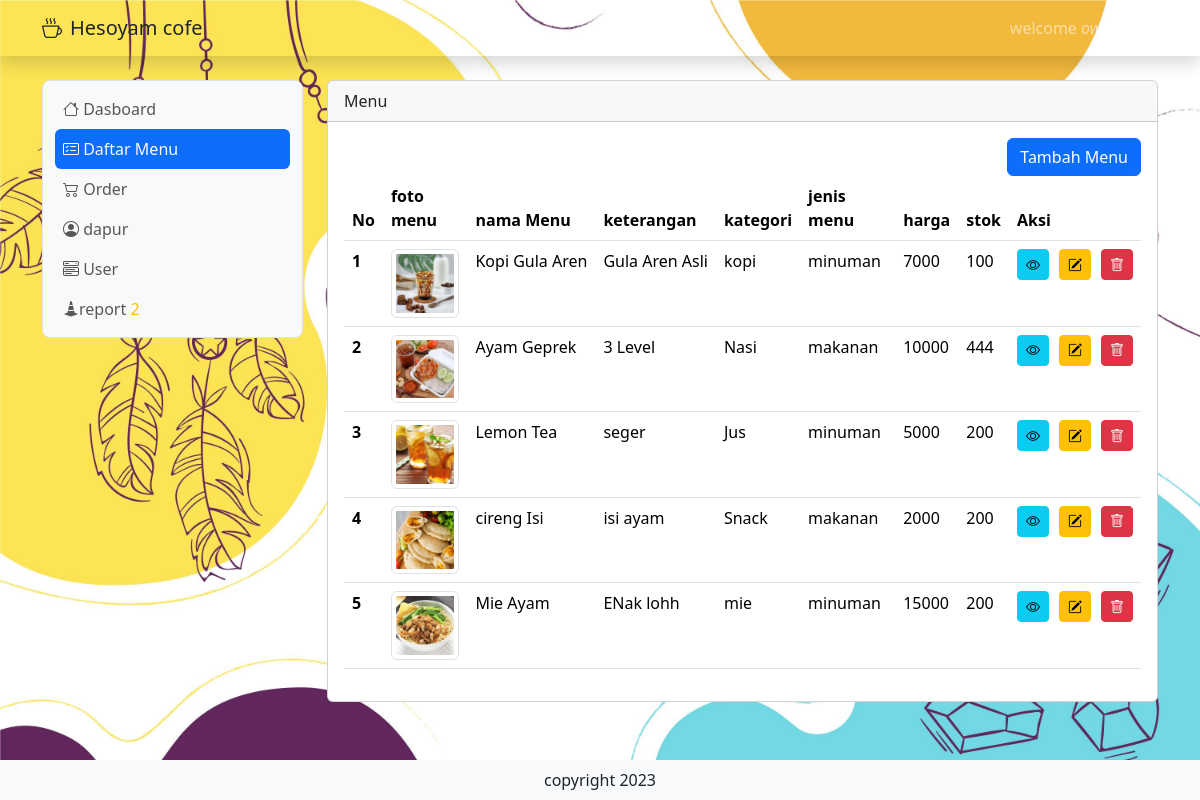
/menu (signed in), run on the app's committed database.
### tables this page shows
CREATE TABLE `tb_user` (
  `id` int(11) NOT NULL,
  `username` varchar(200) NOT NULL,
  `password` varchar(200) NOT NULL,
  `level` int(1) DEFAULT NULL,
  `nama` varchar(200) NOT NULL,
  `notelepon` varchar(15) NOT NULL,
  `alamat` varchar(200) NOT NULL
);

CREATE TABLE `tb_menu` (
  `id` int(11) NOT NULL,
  `foto` varchar(200) NOT NULL,
  `nama_menu` varchar(200) NOT NULL,
  `keterangan` varchar(200) NOT NULL,
  `kategori` int(11) NOT NULL,
  `harga` varchar(200) NOT NULL,
  `stok` varchar(200) NOT NULL
);

CREATE TABLE `tb_kategori_menu` (
  `id_kat_menu` int(11) NOT NULL,
  `jenis` int(1) NOT NULL,
  `kategori_menu` varchar(50) NOT NULL
);

### menu.php (the view, shortened to what this page needs)
<?php
include 'proses/conect.php';
$query = mysqli_query($conn, "SELECT * FROM tb_menu
        LEFT JOIN tb_kategori_menu ON tb_kategori_menu.id_kat_menu = tb_menu.kategori");
while ($record = mysqli_fetch_array($query)) {
    $result[] = $record;
}
?>
<div class="col-lg-9  mt-2">
    <div class="card">
        <div class="card-header">
            Menu
        </div>
        <div class="card-body">
            <div class="row">
                <div class="col  d-flex justify-content-end">
                    <button class="btn btn-primary " data-bs-toggle="modal" data-bs-target="#staticBackdrop">Tambah Menu</button>
                </div>
            </div>
            <?php
            if (empty($result)) {
                echo "data menu tidak ada";
            } else {
            ?>
                <?php
                $no = 1;
                ?>
                <div class="table-responsive">
                    <table class="table table-hover">
                        <thead>
                            <tr>
                                <th scope="col">No</th>
                                <th scope="col">foto menu</th>
                                <th scope="col">nama Menu</th>
                                <th scope="col">keterangan</th>
                                <th scope="col">kategori</th>
                                <th scope="col">jenis menu</th>
                                <th scope="col">harga</th>
                                <th scope="col">stok</th>
                                <th scope="col">Aksi</th>
                            </tr>
                        </thead>
                        <tbody>
                            <?php
                            foreach ($result as $row) {
                            ?>
                                <tr class="text-nowrap">
                                    <th scope="row"><?php echo $no++;  ?></th>
                                    <td><img src="asset/img/<?php echo $row['foto'] ?>" class="img-thumbnail" alt="..." width="100px"></td>
                                    <td><?php echo $row['nama_menu'] ?></td>
                                    <td><?php echo $row['keterangan'] ?></td>
                                    <td><?php echo $row['kategori_menu'] ?></td>
                                    <td><?php echo ($row['jenis'] == 1) ? "makanan" : "minuman" ?></td>
                                    <td><?php echo $row['harga'] ?></td>
                                    <td><?php echo $row['stok'] ?></td>
                                    <td class="">
                                        <div class="d-flex" style="gap: 10px;">
                                            <button class="btn btn-info btn-sm" data-bs-toggle="modal" data-bs-target="#modalview<?php echo $row['id']; ?>"><i class="bi bi-eye"></i></button>
                                            <button class="btn btn-warning btn-sm" data-bs-toggle="modal" data-bs-target="#modaledit<?php echo $row['id']; ?>"><i class="bi bi-pencil-square"></i></button>
                                            <button class="btn btn-danger btn-sm" data-bs-toggle="modal" data-bs-target="#modaldelete<?php echo $row['id']; ?>"><i class="bi bi-trash"></i></button>
                                        </div>
                                    </td>
                                </tr>
                            <?php } ?>
                        </tbody>
                    </table>
                </div>
            <?php } ?>
        </div>
    </div>
</div>

### index.php (shortened to what this page needs)
<?php
if ((isset($_GET['x']) && $_GET['x'] == 'home') || !isset($_GET['x'])) {
    include "home.php";
} else if (isset($_GET['x']) && $_GET['x'] == 'profile') {
    $page = "profile.php";
    include "main.php";
} elseif (isset($_GET['x']) && $_GET['x'] == 'menu') {
    if ($_SESSION['level'] == 1) {
        include "main.php";
    } else {
        include "home.php";
    }
} else if (isset($_GET['x']) && $_GET['x'] == 'halaman') {
    include "halamanutama.php";
} elseif (isset($_GET['x']) && $_GET['x'] == 'login') {
    include "login.php";
} elseif (isset($_GET['x']) && $_GET['x'] == 'logout') {
    include "proses/proses_logout.php";
} elseif (isset($_GET['x']) && $_GET['x'] == 'orderitem') {
    if ($_SESSION['level'] == 1 || $_SESSION['level'] == 2 || $_SESSION['level'] == 3 || $_SESSION['level'] == 5) {
        $page = "order_item.php";
        include "main.php";
    }
} else {
    include "home.php";
}
?>

### main.php (shortened to what this page needs)
<?php
include "proses/conect.php";
$query = mysqli_query($conn, "SELECT * FROM tb_user WHERE username = '$_SESSION[username]'");
$hasil = mysqli_fetch_array($query);
?>
<!doctype html>
<html lang="en">
<head>
    <link href="https://cdn.jsdelivr.net/npm/bootstrap@5.3.2/dist/css/bootstrap.min.css" rel="stylesheet">
    <link rel="stylesheet" href="https://cdn.jsdelivr.net/npm/bootstrap-icons@1.11.1/font/bootstrap-icons.css">
</head>
<body>
    <?php
    include "header.php";
    ?>
    <div class="pt-3">
        <div class="container-lg ">
            <div class="row ">
                <?php
                include "sidebar.php";
                ?>
                <?php
                include $page;
                ?>
            </div>
        </div>
    </div>
    <div class="fixed-bottom text-center bg-light py-2">
        copyright 2023
    </div>
</body>
</html>

### header.php (shortened to what this page needs)
<nav class="navbar navbar-expand bg-transparant shadow navbar-dark">
    <div class="container">
        <a class="navbar-brand text-dark <?php echo (isset($_GET['x']) && $_GET['x'] == 'home') ?> active link-light" href="home"><i class="bi bi-cup-hot me-2 "></i>Hesoyam cofe</a>
        <div class="collapse navbar-collapse justify-content-end" id="navbarNavDropdown">
            <ul class="navbar-nav">
                <li class="nav-item dropdown">
                    <a class="nav-link dropdown-toggle" href="#" role="button" data-bs-toggle="dropdown" aria-expanded="false"> welcome <i><?php echo $hasil['nama'], $hasil['level']; ?></i>
                    </a>
                </li>
            </ul>
        </div>
    </div>
</nav>

### sidebar.php (shortened to what this page needs)
<?php
$select_user = mysqli_query(
    $conn,
    "SELECT * FROM tb_report"
);
?>
<!DOCTYPE html>
<html lang="en">
<head>
</head>
<body>
    <div class="col-lg-3 ">
        <nav class="navbar navbar-expand-lg bg-body-primary border rounded-3 mt-2 st sticky-top bg-light">
            <div class="container-fluid ">
                <div style="width: 250px;" class="offcanvas offcanvas-start " tabindex="-1" id="offcanvasNavbar" aria-labelledby="offcanvasNavbarLabel">
                    <div class="offcanvas-body">
                        <ul class="navbar-nav nav-pills flex-column justify-content-end flex-grow-1 ">
                            <li class="nav-item">
                                <a class="nav-link <?php echo ((isset($_GET['x']) && $_GET['x'] == 'home') || !isset($_GET['x'])) ? 'active link-light' :
                                                        'link-dark' ?>ps-2" aria-current="page" href="home"><i class="bi bi-house"></i> Dasboard</a>
                            </li>
                            <?php if ($hasil['level'] == 1) { ?>
                                <li class="nav-item">
                                    <a class="nav-link <?php echo (isset($_GET['x']) && $_GET['x'] == 'menu') ? 'active link-light' : 'b';
                                                        'link-dark' ?> ps-2" href="menu"><i class="bi bi-card-checklist"></i> Daftar Menu</a>
                                </li>
                            <?php } ?>
                            <?php if ($hasil['level'] == 1 || $hasil['level'] == 2 || $hasil['level'] == 3) { ?>
                                <li class="nav-item">
                                    <a class="nav-link <?php echo (isset($_GET['x']) && $_GET['x'] == 'order') ? 'active link-light' : 'b';
                                                        'link-dark' ?> ps-2" href="order"><i class="bi bi-cart2"></i> Order</a>
                                </li>
                            <?php } ?>
                            <?php if ($hasil['level'] == 4 || $hasil['level'] == 1) { ?>
                                <li class="nav-item">
                                    <a class="nav-link <?php echo (isset($_GET['x']) && $_GET['x'] == 'dapur') ? 'active link-light' : 'b';
                                                        'link-dark' ?> ps-2" href="dapur"><i class="bi bi-person-circle"></i> dapur</a>
                                </li>
                            <?php } ?>
                            <?php
                            $no = 0;
                            foreach ($select_user as $row) {
                                $no++;
                            }
                            if ($hasil['level'] == 1) { ?>
                                <li class="nav-item">
                                    <a class="nav-link <?php echo (isset($_GET['x']) && $_GET['x'] == 'user') ? 'active link-light' : 'b';
                                                        'link-dark' ?> ps-2" href="user"><i class="bi bi-menu-button-wide"></i> User</a>
                                </li>
                                <li class="nav-item">
                                    <a class="nav-link <?php echo (isset($_GET['x']) && $_GET['x'] == 'report') ? 'active link-light' : 'b';
                                                        'link-dark' ?> ps-2" href="report"><i class="bi bi-cone-striped" x=report></i>report <span class="text-warning text-end"><?php echo $no ?> </span></a>
                                </li>
                            <?php } ?>
                        </ul>
                    </div>
                </div>
            </div>
        </nav>
    </div>
</body>
</html>

### main.php (style rules this page uses)
body { background-image: url('asset/bgbody.jpg'); background-size: cover; }

### data on the page
tb_user: nama "owner"
tb_menu: foto (picture), nama_menu "Kopi Gula Aren", keterangan "Gula Aren Asli", kategori.kategori_menu "kopi", shows "minuman", harga "7000", stok "100"
tb_menu: foto (picture), nama_menu "Ayam Geprek", keterangan "3 Level", kategori.kategori_menu "Nasi", shows "makanan", harga "10000", stok "444"
tb_menu: foto (picture), nama_menu "Lemon Tea", keterangan "seger", kategori.kategori_menu "Jus", shows "minuman", harga "5000", stok "200"
tb_menu: foto (picture), nama_menu "cireng Isi", keterangan "isi ayam", kategori.kategori_menu "Snack", shows "makanan", harga "2000", stok "200"
tb_menu: foto (picture), nama_menu "Mie Ayam", keterangan "ENak lohh", kategori.kategori_menu "mie", shows "minuman", harga "15000", stok "200"

### other printed values
$no "2"
